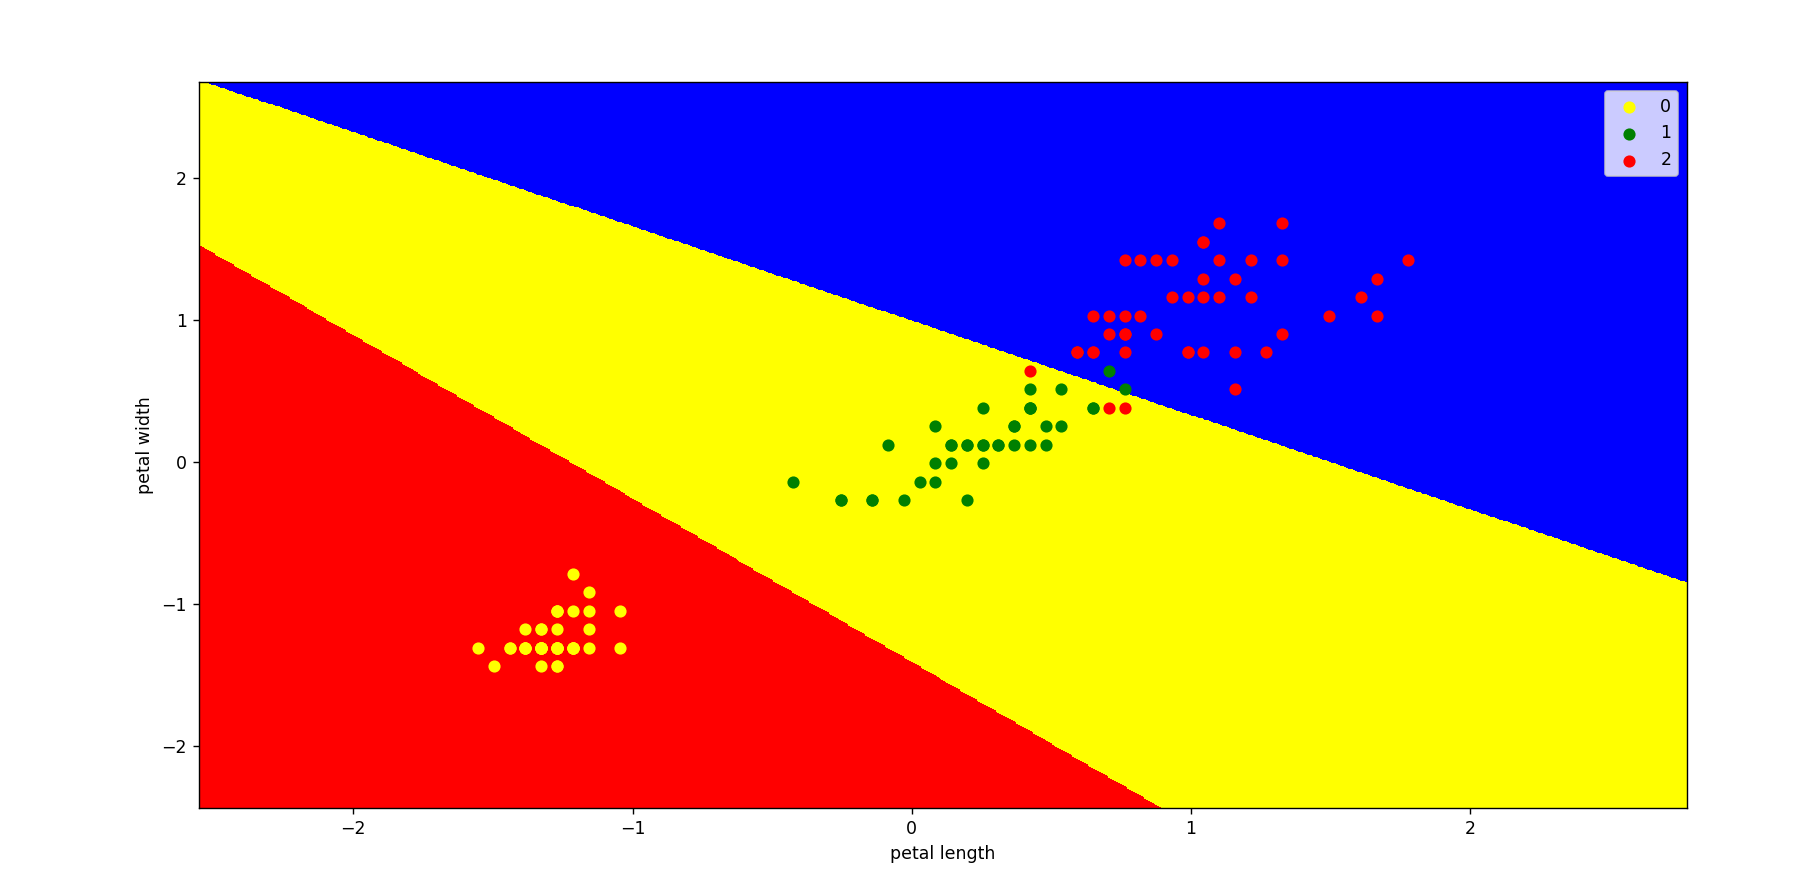

Write the Python code that produced this figure.


from sklearn import datasets
import pandas as pd
import matplotlib.pyplot as plt
from sklearn.model_selection import train_test_split
from sklearn.preprocessing import StandardScaler
import numpy as np
from sklearn.metrics import confusion_matrix
from sklearn.svm import SVC

from matplotlib.colors import ListedColormap
df = datasets.load_iris()
#  dùng chiều dài cánh hoa và chiều rộng cánh hoa để phân biệt
x= df['data'][:,[2,3]]
# lấy label
y= df['target'][:]



X_train,X_test,Y_train,Y_test= train_test_split(x,y,test_size=20,random_state=0)

sc = StandardScaler()
X_train = sc.fit_transform(X_train)
X_test = sc.fit_transform(X_test)



classifier = SVC(kernel = 'linear', random_state = 0)
classifier.fit(X_train, Y_train)
y_pred = classifier.predict(X_test)

#  phân lớp dữ liệu 
cm = confusion_matrix(Y_test, y_pred)

X_set, y_set = X_train, Y_train

X1, X2 = np.meshgrid(np.arange(start = X_set[:, 0].min() - 1, stop = X_set[:, 0].max() + 1, step = 0.01),
                     np.arange(start = X_set[:, 1].min() - 1, stop = X_set[:, 1].max() + 1, step = 0.01))

# vẽ các đường đồng mức và các đường viền đã tô, tương ứng
plt.contourf(X1, X2, classifier.predict(np.array([X1.ravel(), X2.ravel()]).T).reshape(X1.shape),
             cmap = ListedColormap(('red', 'yellow','blue')))
 # vẽ các điểm dữ liệu   
for i, j in enumerate(np.unique(y_set)):
    plt.scatter(X_set[y_set == j, 0], X_set[y_set == j, 1],
                c = ListedColormap(('yellow', 'green','red'))(i), label = j)

                
plt.xlabel('petal length')
plt.ylabel('petal width')
plt.legend()
plt.show()
